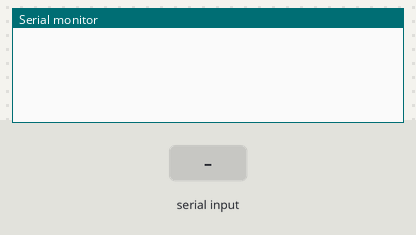
Simulated run of this sketch. Board: Arduino Uno, built with avr-gcc and run on an emulated ATmega328P. Shown: the last lines printed to the serial monitor. Inputs (shaded band) come from the test bench.

Above: at 1.2 s.
1.3 s: "1" received over Serial
At 2.5 s:
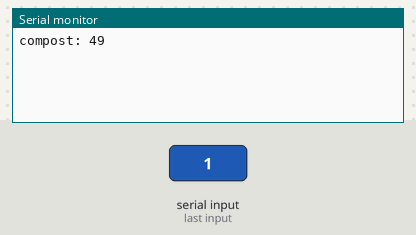
2.8 s: byte 51 (TRASH) received over Serial
At 3.8 s:
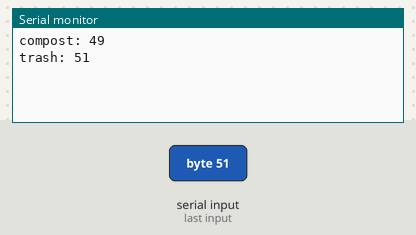
4.3 s: byte 52 (IDK) received over Serial
At 5.0 s:
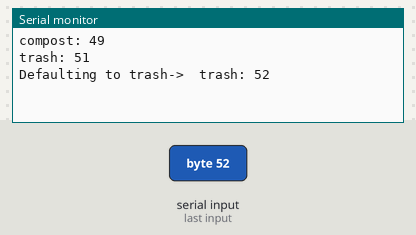
5.8 s: "0" received over Serial
At 7.0 s:
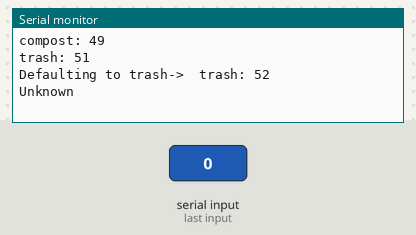
7.3 s: "2" received over Serial
At 8.4 s:
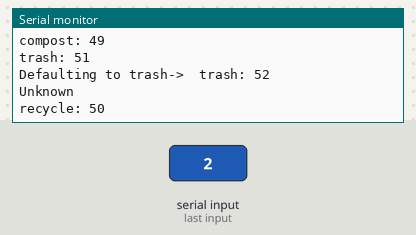

Measured:
- after the input at 1.3 s, the serial monitor: prints a new line at once (image 1)
- after the input at 2.8 s, the serial monitor: prints a new line at once (image 2)
- after the input at 4.3 s, the serial monitor: prints a new line at once (image 3)
- after the input at 5.8 s, the serial monitor: prints a new line at once (image 4)
- after the input at 7.3 s, the serial monitor: prints a new line at once (image 5)

The sketch:

wasted.ino
```cpp
#define IDK '4'
#define NONE '0'
#define COMPOST '1'
#define RECYCLE '2'
#define TRASH '3'

int incoming_byte = 0;

void setup() {
  // put your setup code here, to run once:
    Serial.begin(9600);
}

void loop() {
  // put your main code here, to run repeatedly:
    if(Serial.available() > 0){
      incoming_byte = Serial.read();

      switch(incoming_byte){
      case NONE:
        Serial.println("Unknown");
        break;
      case COMPOST:
        rotate_compost();
        Serial.println(incoming_byte, DEC);
        break;
      case RECYCLE:
        rotate_recycle();
        Serial.println(incoming_byte, DEC);
        break;
      case TRASH:
        rotate_trash();
        Serial.println(incoming_byte, DEC);
        break;
      case IDK:
        Serial.print("Defaulting to trash->\t");
        rotate_trash();
        Serial.println(incoming_byte, DEC);
        break;
      default:
        Serial.println("Invalid data");
      }
    }
}

void rotate_compost(){
  Serial.print("compost: ");
}

void rotate_recycle(){
    Serial.print("recycle: ");
}

void rotate_trash(){
    Serial.print("trash: ");

}
```
